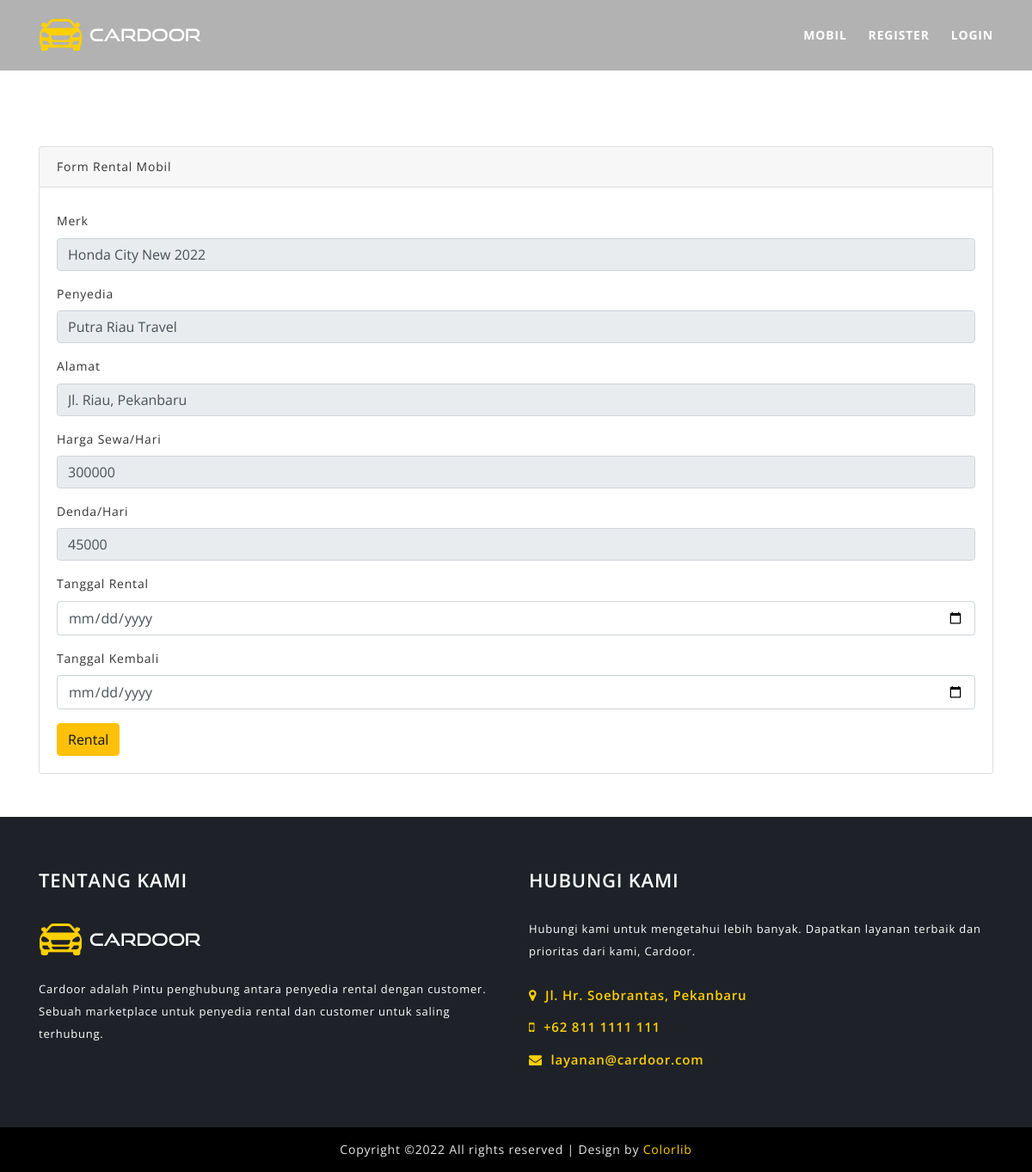
Page /index.php/customer/rental/tambah_rental/9 on the committed database.
### tables this page shows
CREATE TABLE `mobil` (
  `id_mobil` int(11) NOT NULL,
  `nama_rental` varchar(120) NOT NULL,
  `kode_type` varchar(120) NOT NULL,
  `merk` varchar(120) NOT NULL,
  `no_plat` varchar(20) NOT NULL,
  `warna` varchar(20) NOT NULL,
  `tahun` varchar(4) NOT NULL,
  `status` varchar(50) NOT NULL,
  `harga` int(11) NOT NULL,
  `denda` int(11) NOT NULL,
  `ac` int(11) NOT NULL,
  `supir` int(11) NOT NULL,
  `mp3_player` int(11) NOT NULL,
  `central_lock` int(11) NOT NULL,
  `gambar` varchar(255) NOT NULL
);

CREATE TABLE `customer` (
  `id_customer` int(11) NOT NULL,
  `nama` varchar(120) NOT NULL,
  `nama_rental` varchar(120) NOT NULL,
  `username` varchar(120) NOT NULL,
  `alamat` varchar(120) NOT NULL,
  `gender` varchar(20) NOT NULL,
  `no_telp` varchar(20) NOT NULL,
  `no_ktp` varchar(50) NOT NULL,
  `password` varchar(120) NOT NULL,
  `role_id` int(11) NOT NULL
);

### application/controllers/customer/Rental.php (called while the page is built, shortened)
<?php
class Rental extends CI_Controller
{
	public function tambah_rental($id)
	{
		$data['detail'] = $this->db->query("SELECT * FROM mobil mb, type tp, customer cs WHERE mb.id_mobil = '$id' AND tp.kode_type = mb.kode_type AND cs.nama_rental=mb.nama_rental")->result();
		$this->load->view('templates_customer/header');
		$this->load->view('customer/tambah_rental', $data);
		$this->load->view('templates_customer/footer');
	}
}
?>

### index.php (called while the page is built, shortened)
<?php
require_once BASEPATH.'core/CodeIgniter.php';

### application/views/customer/tambah_rental.php (the view, shortened to what this page needs)
<div class="container">
	<div class="card" style="margin-top: 170px; margin-bottom: 50px">
		<div class="card-header">
			Form Rental Mobil
		</div>
		<div class="card-body">
			<?php foreach($detail as $dt) : ?>
				<form method="POST" action="<?php echo base_url('customer/rental/tambah_rental_aksi') ?>">
					<div class="form-group">
						<label>Merk</label>
						<input type="text" name="merk" class="form-control" value="<?php echo $dt->merk ?>" readonly>
					</div>
					<div class="form-group">
						<label>Penyedia</label>
						<input type="text" name="nama_rental" class="form-control" value="<?php echo $dt->nama_rental ?>" readonly>
					</div>
					<div class="form-group">
						<label>Alamat</label>
						<input type="text" name="alamat" class="form-control" value="<?php echo $dt->alamat ?>" readonly>
					</div>
					<div class="form-group">
						<label>Harga Sewa/Hari</label>
						<input type="text" name="harga" class="form-control" value="<?php echo $dt->harga ?>" readonly>
					</div>
					<div class="form-group">
						<label>Denda/Hari</label>
						<input type="text" name="denda" class="form-control" value="<?php echo $dt->denda ?>" readonly>
					</div>
					<div class="form-group">
						<label>Tanggal Rental</label>
						<input type="date" name="tanggal_rental" class="form-control">
					</div>
					<div class="form-group">
						<label>Tanggal Kembali</label>
						<input type="date" name="tanggal_kembali" class="form-control">
					</div>
					<?php if($dt->status == '1') { ?>
						<button type="submit" class="btn btn-warning">Rental</button>
					<?php } else { ?>
						<button type="button" class="btn btn-danger disabled">Tidak Tersedia</button>
					<?php } ?>
				</form>
			<?php endforeach; ?>
		</div>
	</div>
</div>

### assets/assets_shop/css/style.css (style rules this page uses)
html, body, #slideslow-bg, #slideslow-bg div { height: 100%; }

### rows in the picture
mobil: merk "Honda City New 2022", nama_rental "Putra Riau Travel", alamat "Jl. Riau, Pekanbaru", harga "300000", denda "45000", status "Rental"
